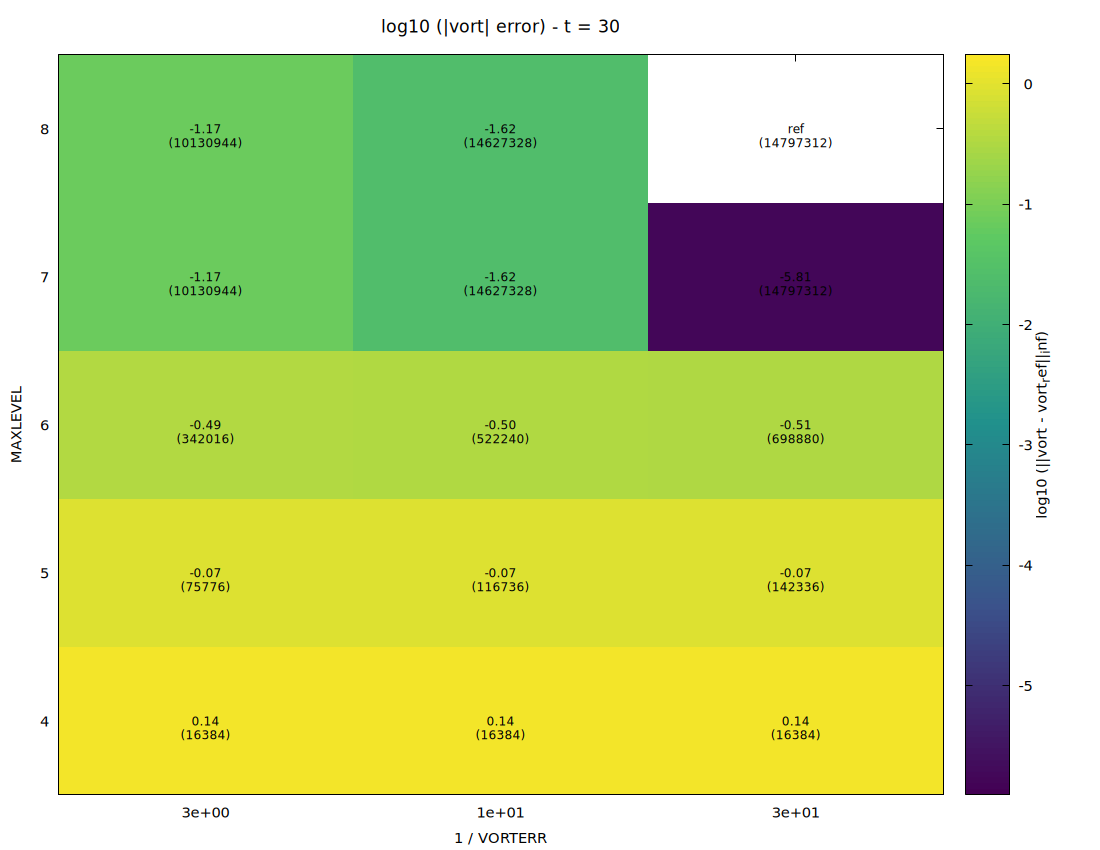

Source code (gnuplot):
set terminal pngcairo size 1100,850 enhanced font ",11"
set output "/home/zorka/simulazioni/Test 1/gpu_nvidia_3d/vortici_inclinati/heatmap_adattiva/heatmap.png"
set title "log10 (|vort| error) - t = 30" font ",13"
set xlabel "1 / VORTERR"
set ylabel "MAXLEVEL"
set xtics ( "3e+00" 1, "1e+01" 2, "3e+01" 3,)
set ytics 1
set xrange [0.5:3.5]
set yrange [3.5:8.5]
set palette defined (0 "#440154", 0.25 "#3b528b", 0.5 "#21918c", 0.75 "#5ec962", 1 "#fde725")
set cbrange [-5.91:0.24]
set colorbox
set cblabel "log10 (||vort - vort_ref||_inf)" font ",11"
unset key
plot "/home/zorka/simulazioni/Test 1/gpu_nvidia_3d/vortici_inclinati/heatmap_adattiva/heatmap.dat" using 1:2:3 with image, \
     "/home/zorka/simulazioni/Test 1/gpu_nvidia_3d/vortici_inclinati/heatmap_adattiva/heatmap.dat" using 1:2:(($5==1) ? \
              sprintf("%s\n(%d)", "ref", $4) : \
              sprintf("%.2f\n(%d)", $3, $4)) \
          with labels font ",9"
